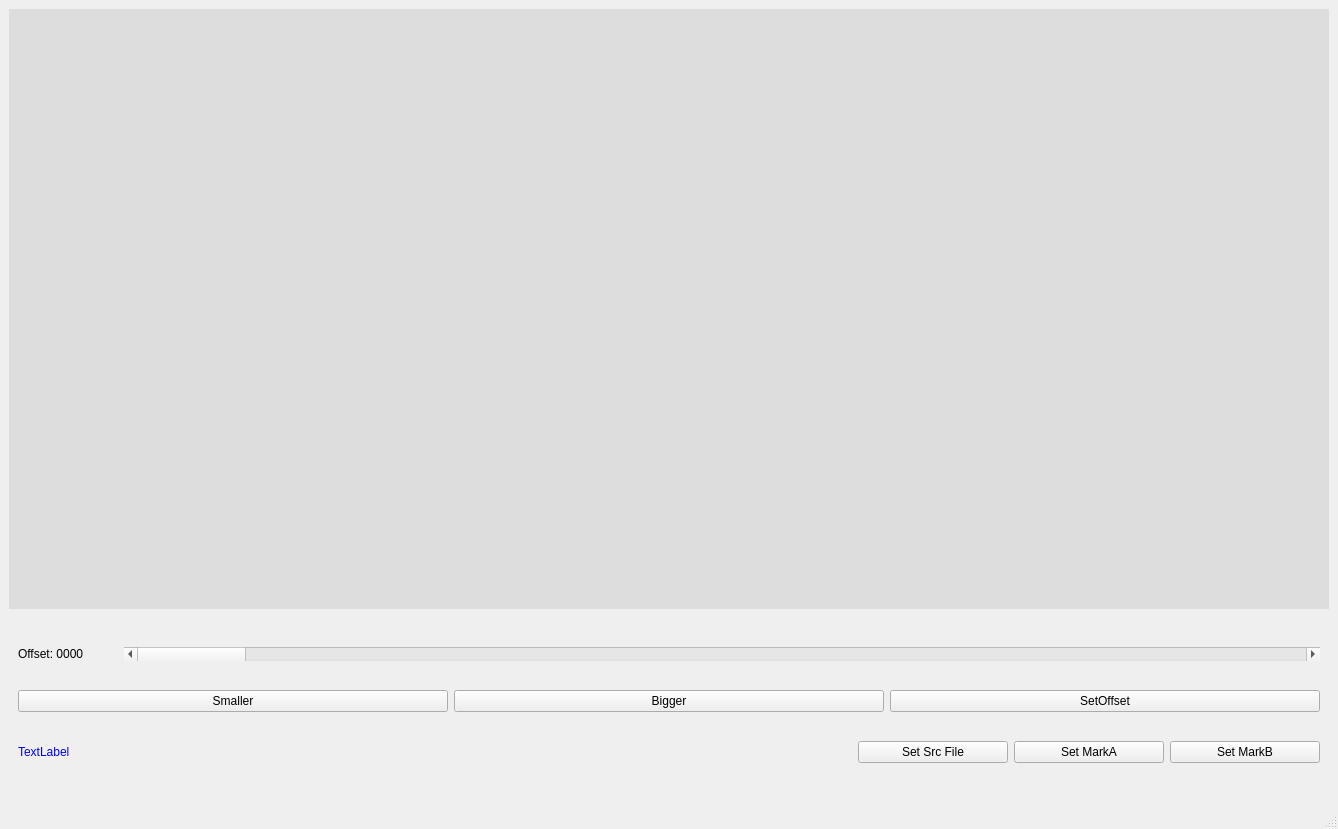
<?xml version="1.0" encoding="UTF-8"?>
<ui version="4.0">
 <class>MainWindow</class>
 <widget class="QMainWindow" name="MainWindow">
  <property name="geometry">
   <rect>
    <x>0</x>
    <y>0</y>
    <width>1338</width>
    <height>829</height>
   </rect>
  </property>
  <property name="windowTitle">
   <string>MainWindow</string>
  </property>
  <widget class="QWidget" name="centralwidget">
   <layout class="QVBoxLayout" name="verticalLayout">
    <item>
     <widget class="QWidget" name="uwidget" native="true">
      <property name="enabled">
       <bool>true</bool>
      </property>
      <property name="sizePolicy">
       <sizepolicy hsizetype="Expanding" vsizetype="Fixed">
        <horstretch>0</horstretch>
        <verstretch>2</verstretch>
       </sizepolicy>
      </property>
      <property name="minimumSize">
       <size>
        <width>300</width>
        <height>600</height>
       </size>
      </property>
      <property name="maximumSize">
       <size>
        <width>16777215</width>
        <height>600</height>
       </size>
      </property>
      <property name="styleSheet">
       <string notr="true">background: #dddddd</string>
      </property>
     </widget>
    </item>
    <item>
     <widget class="QWidget" name="dwidget" native="true">
      <property name="sizePolicy">
       <sizepolicy hsizetype="Preferred" vsizetype="Preferred">
        <horstretch>0</horstretch>
        <verstretch>1</verstretch>
       </sizepolicy>
      </property>
      <layout class="QVBoxLayout" name="verticalLayout_2">
       <item>
        <layout class="QHBoxLayout" name="horizontalLayout_2">
         <item>
          <widget class="QLabel" name="imgSRLabel">
           <property name="minimumSize">
            <size>
             <width>100</width>
             <height>0</height>
            </size>
           </property>
           <property name="text">
            <string>Offset: 0000</string>
           </property>
          </widget>
         </item>
         <item>
          <widget class="QScrollBar" name="imgOffset">
           <property name="sizePolicy">
            <sizepolicy hsizetype="Expanding" vsizetype="Fixed">
             <horstretch>1</horstretch>
             <verstretch>0</verstretch>
            </sizepolicy>
           </property>
           <property name="minimumSize">
            <size>
             <width>300</width>
             <height>0</height>
            </size>
           </property>
           <property name="orientation">
            <enum>Qt::Horizontal</enum>
           </property>
          </widget>
         </item>
        </layout>
       </item>
       <item>
        <layout class="QHBoxLayout" name="horizontalLayout">
         <item>
          <widget class="QPushButton" name="binc">
           <property name="text">
            <string>Smaller</string>
           </property>
          </widget>
         </item>
         <item>
          <widget class="QPushButton" name="bdec">
           <property name="text">
            <string>Bigger</string>
           </property>
          </widget>
         </item>
         <item>
          <widget class="QPushButton" name="bOffset">
           <property name="text">
            <string>SetOffset</string>
           </property>
          </widget>
         </item>
        </layout>
       </item>
       <item>
        <layout class="QHBoxLayout" name="horizontalLayout_3">
         <item>
          <widget class="QLabel" name="info">
           <property name="styleSheet">
            <string notr="true">color: blue</string>
           </property>
           <property name="text">
            <string>TextLabel</string>
           </property>
          </widget>
         </item>
         <item>
          <spacer name="horizontalSpacer">
           <property name="orientation">
            <enum>Qt::Horizontal</enum>
           </property>
           <property name="sizeHint" stdset="0">
            <size>
             <width>40</width>
             <height>20</height>
            </size>
           </property>
          </spacer>
         </item>
         <item>
          <widget class="QPushButton" name="bSrcFile">
           <property name="minimumSize">
            <size>
             <width>150</width>
             <height>0</height>
            </size>
           </property>
           <property name="text">
            <string>Set Src File</string>
           </property>
          </widget>
         </item>
         <item>
          <widget class="QPushButton" name="bMarkA">
           <property name="minimumSize">
            <size>
             <width>150</width>
             <height>0</height>
            </size>
           </property>
           <property name="text">
            <string>Set MarkA</string>
           </property>
          </widget>
         </item>
         <item>
          <widget class="QPushButton" name="bMarkB">
           <property name="minimumSize">
            <size>
             <width>150</width>
             <height>0</height>
            </size>
           </property>
           <property name="text">
            <string>Set MarkB</string>
           </property>
          </widget>
         </item>
        </layout>
       </item>
      </layout>
     </widget>
    </item>
   </layout>
  </widget>
  <widget class="QMenuBar" name="menubar">
   <property name="geometry">
    <rect>
     <x>0</x>
     <y>0</y>
     <width>1338</width>
     <height>22</height>
    </rect>
   </property>
  </widget>
  <widget class="QStatusBar" name="statusbar"/>
  <action name="actionOpen_Folder">
   <property name="text">
    <string>Open Folder</string>
   </property>
  </action>
 </widget>
 <resources/>
 <connections/>
</ui>
